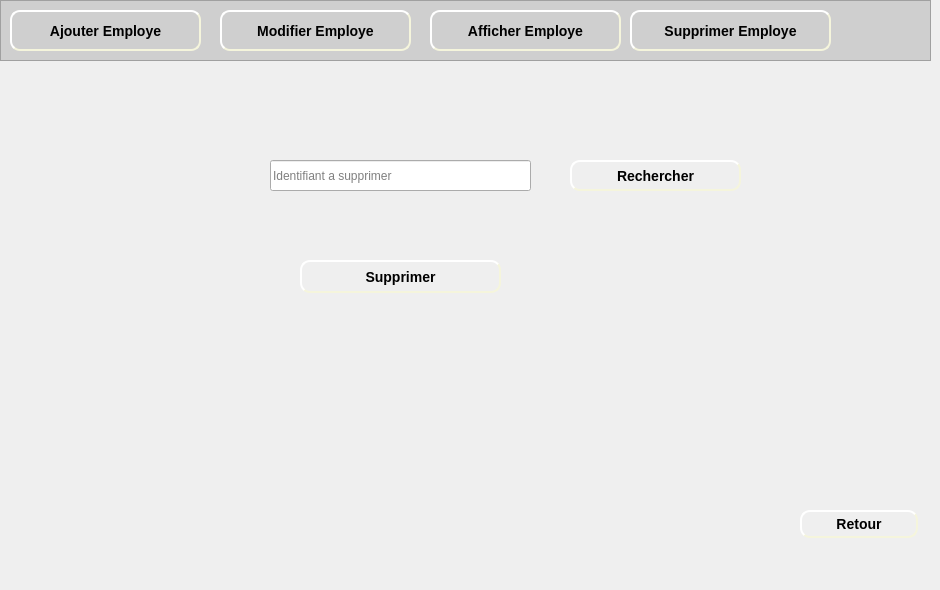
    <widget class="QWidget" name="page_6">
     <widget class="QFrame" name="frame_6">
      <property name="geometry">
       <rect>
        <x>0</x>
        <y>0</y>
        <width>931</width>
        <height>61</height>
       </rect>
      </property>
      <property name="styleSheet">
       <string notr="true">background-color: rgb(207, 207, 207);</string>
      </property>
      <property name="frameShape">
       <enum>QFrame::StyledPanel</enum>
      </property>
      <property name="frameShadow">
       <enum>QFrame::Raised</enum>
      </property>
      <widget class="QPushButton" name="pushButton_ajouterEmploye_6">
       <property name="geometry">
        <rect>
         <x>10</x>
         <y>10</y>
         <width>191</width>
         <height>41</height>
        </rect>
       </property>
       <property name="styleSheet">
        <string notr="true">#pushButton_ajouterEmploye_6
{
	background-color: rgb(207, 207, 207);
	border-color: beige;
border-style: outset;
  border-width: 2px;
  border-radius: 10px;
  font: bold 14px;
  min-width: 6em;
  padding: 6px;

}
#pushButton_ajouterEmploye_5:hover
{
	border-color: blue;
}</string>
       </property>
       <property name="text">
        <string>Ajouter Employe</string>
       </property>
      </widget>
      <widget class="QLabel" name="label_64">
       <property name="geometry">
        <rect>
         <x>20</x>
         <y>20</y>
         <width>21</width>
         <height>21</height>
        </rect>
       </property>
       <property name="text">
        <string/>
       </property>
       <property name="pixmap">
        <pixmap>../Bouttons/ajouMachine-removebg-preview.png</pixmap>
       </property>
       <property name="scaledContents">
        <bool>true</bool>
       </property>
      </widget>
      <widget class="QPushButton" name="pushButton_modifierEmploye_6">
       <property name="geometry">
        <rect>
         <x>220</x>
         <y>10</y>
         <width>191</width>
         <height>41</height>
        </rect>
       </property>
       <property name="styleSheet">
        <string notr="true">#pushButton_modifierEmploye_6
{
	background-color: rgb(207, 207, 207);
	border-color: beige;
border-style: outset;
  border-width: 2px;
  border-radius: 10px;
  font: bold 14px;
  min-width: 6em;
  padding: 6px;

}
#pushButton_modifierEmploye_5:hover
{
	border-color: blue;
}</string>
       </property>
       <property name="text">
        <string>Modifier Employe</string>
       </property>
      </widget>
      <widget class="QLabel" name="label_65">
       <property name="geometry">
        <rect>
         <x>230</x>
         <y>20</y>
         <width>21</width>
         <height>21</height>
        </rect>
       </property>
       <property name="text">
        <string/>
       </property>
       <property name="pixmap">
        <pixmap>../Bouttons/modifier-removebg-preview.png</pixmap>
       </property>
       <property name="scaledContents">
        <bool>true</bool>
       </property>
      </widget>
      <widget class="QPushButton" name="pushButton_afficherEmploye_5">
       <property name="geometry">
        <rect>
         <x>430</x>
         <y>10</y>
         <width>191</width>
         <height>41</height>
        </rect>
       </property>
       <property name="styleSheet">
        <string notr="true">#pushButton_afficherEmploye_5
{

	border-color: beige;
border-style: outset;
  border-width: 2px;
  border-radius: 10px;
  font: bold 14px;
  min-width: 6em;
  padding: 6px;

}
#pushButton_afficherEmploye_5:hover
{
	border-color: blue;
}</string>
       </property>
       <property name="text">
        <string>Afficher Employe</string>
       </property>
      </widget>
      <widget class="QLabel" name="label_66">
       <property name="geometry">
        <rect>
         <x>440</x>
         <y>20</y>
         <width>21</width>
         <height>21</height>
        </rect>
       </property>
       <property name="text">
        <string/>
       </property>
       <property name="pixmap">
        <pixmap>../Bouttons/afficher-removebg-preview.png</pixmap>
       </property>
       <property name="scaledContents">
        <bool>true</bool>
       </property>
      </widget>
      <widget class="QPushButton" name="pushButton_supprimerEmploye_5">
       <property name="geometry">
        <rect>
         <x>630</x>
         <y>10</y>
         <width>201</width>
         <height>41</height>
        </rect>
       </property>
       <property name="styleSheet">
        <string notr="true">#pushButton_supprimerEmploye_5
{
	background-color: rgb(207, 207, 207);
	border-color: beige;
border-style: outset;
  border-width: 2px;
  border-radius: 10px;
  font: bold 14px;
  min-width: 6em;
  padding: 6px;

}
#pushButton_supprimerEmploye_5:hover
{
	border-color: blue;
}</string>
       </property>
       <property name="text">
        <string>Supprimer Employe</string>
       </property>
      </widget>
      <widget class="QLabel" name="label_67">
       <property name="geometry">
        <rect>
         <x>640</x>
         <y>20</y>
         <width>21</width>
         <height>21</height>
        </rect>
       </property>
       <property name="text">
        <string/>
       </property>
       <property name="pixmap">
        <pixmap>../Bouttons/supprimerMachine-removebg-preview.png</pixmap>
       </property>
       <property name="scaledContents">
        <bool>true</bool>
       </property>
      </widget>
     </widget>
     <widget class="QLabel" name="label_11">
      <property name="geometry">
       <rect>
        <x>0</x>
        <y>60</y>
        <width>931</width>
        <height>521</height>
       </rect>
      </property>
      <property name="text">
       <string/>
      </property>
      <property name="pixmap">
       <pixmap>../Bouttons/fontFinal.jpg</pixmap>
      </property>
      <property name="scaledContents">
       <bool>true</bool>
      </property>
     </widget>
     <widget class="QLineEdit" name="lineEdit_idSupprimerE">
      <property name="geometry">
       <rect>
        <x>270</x>
        <y>160</y>
        <width>261</width>
        <height>31</height>
       </rect>
      </property>
      <property name="placeholderText">
       <string>Identifiant a supprimer</string>
      </property>
     </widget>
     <widget class="QPushButton" name="pushButton_rechercherSE">
      <property name="geometry">
       <rect>
        <x>570</x>
        <y>160</y>
        <width>171</width>
        <height>31</height>
       </rect>
      </property>
      <property name="styleSheet">
       <string notr="true">#pushButton_rechercherSE
{

	border-color: beige;
border-style: outset;
  border-width: 2px;
  border-radius: 10px;
  font: bold 14px;
  min-width: 6em;
  padding: 6px;

}
#pushButton_rechercherSE:hover
{
	border-color: blue;
}</string>
      </property>
      <property name="text">
       <string>Rechercher</string>
      </property>
     </widget>
     <widget class="QLabel" name="label_35">
      <property name="geometry">
       <rect>
        <x>580</x>
        <y>160</y>
        <width>21</width>
        <height>21</height>
       </rect>
      </property>
      <property name="text">
       <string/>
      </property>
      <property name="pixmap">
       <pixmap>../Bouttons/consulter-removebg-preview.png</pixmap>
      </property>
      <property name="scaledContents">
       <bool>true</bool>
      </property>
     </widget>
     <widget class="QPushButton" name="pushButton_supprimerE">
      <property name="geometry">
       <rect>
        <x>300</x>
        <y>260</y>
        <width>201</width>
        <height>33</height>
       </rect>
      </property>
      <property name="styleSheet">
       <string notr="true">#pushButton_supprimerE
{
	
	border-color: beige;
border-style: outset;
  border-width: 2px;
  border-radius: 10px;
  font: bold 14px;
  min-width: 6em;
  padding: 6px;

}
#pushButton_supprimerE:hover
{
	border-color: blue;
}</string>
      </property>
      <property name="text">
       <string>Supprimer</string>
      </property>
     </widget>
     <widget class="QPushButton" name="pushButton_retour_9">
      <property name="geometry">
       <rect>
        <x>800</x>
        <y>510</y>
        <width>118</width>
        <height>28</height>
       </rect>
      </property>
      <property name="styleSheet">
       <string notr="true">#pushButton_retour_9
{
	
	border-color: beige;
border-style: outset;
  border-width: 2px;
  border-radius: 10px;
  font: bold 14px;
  min-width: 6em;
  padding: 6px;

}
#pushButton_retour_9:hover
{
	border-color: blue;
}</string>
      </property>
      <property name="text">
       <string>Retour</string>
      </property>
     </widget>
     <widget class="QLabel" name="label_97">
      <property name="geometry">
       <rect>
        <x>810</x>
        <y>520</y>
        <width>21</width>
        <height>16</height>
       </rect>
      </property>
      <property name="text">
       <string/>
      </property>
      <property name="pixmap">
       <pixmap>../Bouttons/retour-removebg-preview.png</pixmap>
      </property>
      <property name="scaledContents">
       <bool>true</bool>
      </property>
     </widget>
    </widget>
